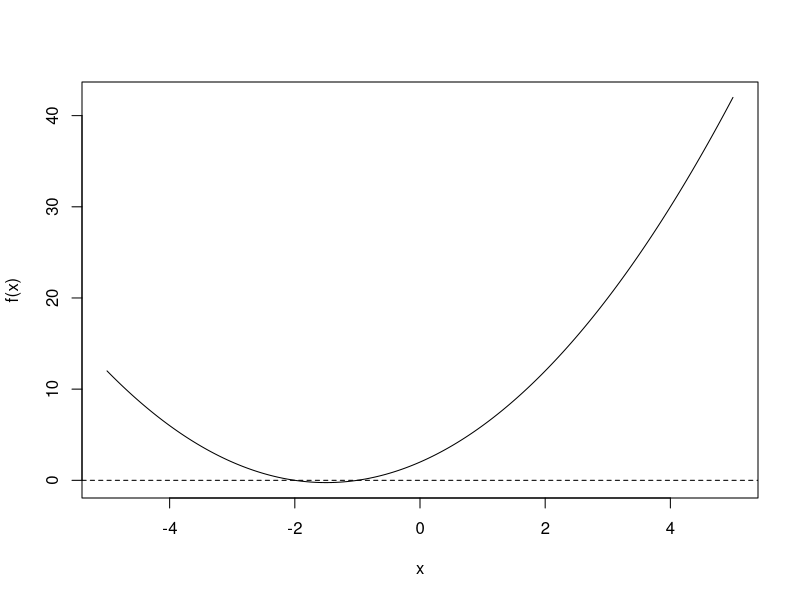

Generate this figure with R:
## ---- chunk 1
# Define variables
a <- 1
b <- 3
c <- 2

# Solve for quadratic equation
delta <- sqrt(b^2-4*a*c)
dummy <- c(1, -1)
x <- (-b+dummy*delta)/(2*a)
cat("The solution to the quadratic equation is ", x, ".\n")
## ---- chunk 2
# Plot the function
xi <- seq(-5, 5, length = 300)
plot(xi, a*xi^2 + b*xi + c, type = "l", xlab = "x", ylab = "f(x)")
abline(h = 0, lty = 2)

